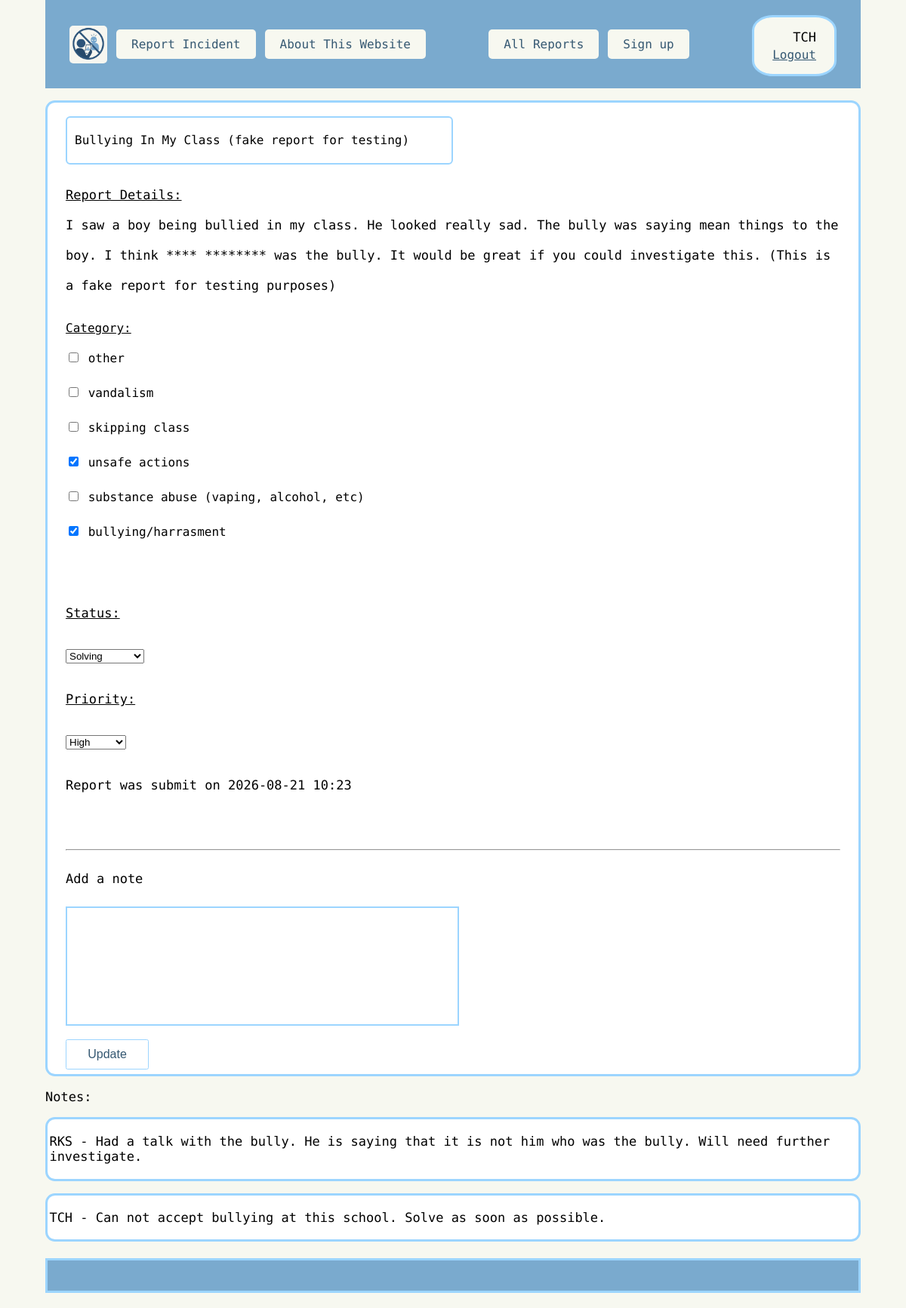
The app's page /edit/1 (signed in) with its own data.
### routes.py (models this page shows, shortened)
class User(UserMixin, db.Model):
    __tablename__ = "User"
    user_id = db.Column(db.Integer, primary_key=True)
    user_name = db.Column(db.String, nullable=False, unique=True)
    password = db.Column(db.String, nullable=False )
    teacher_code = db.Column(db.String, nullable=False, unique=True)
    admin = db.Column(db.Integer, nullable=False, default=0)

class Reports(db.Model):
    __tablename__ = "Reports"
    report_id = db.Column(db.Integer, primary_key=True)
    report_title = db.Column(db.String, nullable=False)
    report_detail = db.Column(db.String, nullable=False)
    report_time = db.Column(db.String, nullable=False)
    status_id = db.Column(db.Integer, db.ForeignKey("Status.status_id"), nullable=True)
    status = db.relationship("Status", backref="reports")
    priority_id = db.Column(db.Integer, db.ForeignKey("Priority.priority_id"), nullable=True)
    priority = db.relationship("Priority", backref="reports")
    types = db.relationship("Type", secondary=Report_Type, backref="reports")

class Type(db.Model):
    __tablename__ = "Type"
    type_id = db.Column(db.Integer, primary_key=True)
    type = db.Column(db.String, nullable=False)

class Notes(db.Model):
    __tablename__ = "Notes"
    note_id = db.Column(db.Integer, primary_key=True)
    note = db.Column(db.String, nullable=False)
    report_id = db.Column(
        db.Integer, db.ForeignKey("Reports.report_id"), nullable=False
    )
    report = db.relationship("Reports", backref="notes")
    user_id = db.Column(
        db.Integer, db.ForeignKey("User.user_id"), nullable=False
    )
    user = db.relationship("User", backref="notes")

### routes.py (the view, shortened to what this page needs)
@app.route("/edit/<int:report_id>", methods=["GET", "POST"])
@login_required # only be accessed if the user is logged in
def edit(report_id):
    form = EditForm()
    report_to_update = Reports.query.get_or_404(report_id)
    form.type.choices = [(str(rt.type_id), rt.type) for rt in Type.query.all()]
    form.status.choices = [(str(s.status_id), s.status) for s in Status.query.all()]
    form.priority.choices = [(str(p.priority_id), p.priority) for p in Priority.query.all()]
    if request.method == "GET":
        form.title.data = report_to_update.report_title
        form.note.data = "" # note is blank, want a new form to be written each time.
        form.status.data = str(report_to_update.status_id)
        form.priority.data = str(report_to_update.priority_id)
        form.type.data = [str(t.type_id) for t in report_to_update.types]
    return render_template(
        "edit_report.html",
        form=form,
        report_to_update=report_to_update,
    )

### routes.py
class EditForm(FlaskForm):
    title = StringField("title", validators=[
        DataRequired(message="A title is required"),
        Length(
            min=5, max=50, message="The title must be between 5 and 50 characters"
            ),
    ])
    status = SelectField("status", choices=[])
    type = MultiCheckboxField("type",
        choices=[],
        validators=[
            DataRequired(message="Please select a category"),
        ],
        )
    priority = SelectField("priority", choices=[])
    note = TextAreaField("note", validators=[
        Length(max=500, message="Your note is too long.")
    ])
    update = SubmitField("Update")

### routes.py (called while the page is built)
@login_manager.user_loader
def load_user(user_id): # look for user based on user_id
    return User.query.get(user_id)

### templates/edit_report.html (shortened to what this page needs)
{%extends "layout.html"%}
{%block content%}
<div class="words">
    <form method="POST" novalidate>
            {{ form.title(class_="form-control title-field") }}
        <p>
            <u>Report Details:</u><br>
            {{report_to_update.report_detail}}
        </p>
        <ul>
            <u>Category:</u><br>
            {% for subfield in form.type %}
                <li>{{ subfield() }} {{ subfield.label }}</li>
            {% endfor %}
        </ul>
        <br>
        <p><u>Status:</u></p>
        {{ form.status(class_="form-control") }}
        <br>
        <p><u>Priority:</u></p>
        {{ form.priority(class_="form-control") }}
        <br>
        <p>Report was submit on {{ report_to_update.report_time }}</p>
        <br>
        <hr>
        <p>Add a note</p>
        {{ form.note(class_="form-control note-textarea") }}
        <br>
        {{ form.update(class_="form_button") }}
</form>
</div>
    <p>Notes: </p>
    {% if report_to_update.notes %}
            {% for note in report_to_update.notes|reverse %}
            <div class="notes">
                <p>{{ note.user.teacher_code}} - {{ note.note }}</p>
            </div>
            {% endfor %}
    {% else %}
        <p>No notes yet.</p>
    {% endif %}
{% endblock%}

### templates/header.html
<nav>
    <div class="nav-left">
        <a href="http://127.0.0.1:5000/" class="link"><img class="logo" src="/static/images/Logo.png" alt="Logo" ></a>
        <a href="http://127.0.0.1:5000/" class="h_link">Report Incident</a>
        <a href="http://127.0.0.1:5000/about" class="h_link">About This Website</a>
    </div>
    {% if current_user.is_authenticated %}
        <div class="nav-right">
            <a href="http://127.0.0.1:5000/view" class="h_link">All Reports</a>
            {% if current_user.admin == 1 %}
            <a href="http://127.0.0.1:5000/signup" class="h_link">Sign up</a>
            {% endif %}
        </div>
        <div class="user_info">
            <p>{{ current_user.teacher_code }}</p>
            <a href="{{ url_for('logout') }}" class="link" >Logout</a>
        </div>
    {% elif  not current_user.is_authenticated %}
        <a href="{{ url_for('login') }}" class="h_link">teacher login</a>
    {% endif %}
</nav>

### static/style.css (style rules this page uses)
html, body { font-family: "Victor Mono", monospace; margin-top: 0px; margin-bottom: 0px; }
a { color: #355872; }
p { font-size: 17px; }
form input, form textarea { margin-bottom: 3px; }
.words { display: grid; align-items: center; gap: 1rem; border: 3px solid #9CD5FF; background-color: white; border-radius: 0.8rem; margin-top: 1rem; margin-bottom: 1rem; padding: 0.15rem 1.5rem; overflow-wrap: break-word; line-height:2.5rem; }
.logo { width: auto; height: 50px; vertical-align: middle; border-radius: 5px; }
header nav { display: flex; align-items: center; justify-content: space-between; gap: 1rem; flex-wrap: wrap; }
.nav-right { display: flex; align-items: center; gap: 0.75rem; flex-wrap: wrap; }
.nav-left { display: flex; align-items: center; gap: 0.75rem; flex-wrap: wrap; }
.h_link { background-color: #F7F8F0; padding: 10px 20px; border-radius: 5px; text-decoration: none; color: #355872; }
.user_info { display: flex; flex-direction: column; align-items: flex-end; gap: 0.25rem; margin-top: 0.25rem; border: 3px solid #9CD5FF; padding: 1rem 1.5rem; background-color: #F7F8F0; border-radius: 25%; }
.user_info p { margin: 0; }
body { background-color: #F7F8F0; margin-left: 5%; margin-right: 5%; }
.notes { display: flex; align-items: center; justify-content: space-between; gap: 1rem; min-width: 0; border: 3px solid #9CD5FF; padding: 0.15rem; background-color: white; border-radius: 0.8rem; margin-bottom: 1rem; }
.notes p { min-width: 0; overflow-wrap: anywhere; word-break: break-word; }
.note-textarea { border: 2px solid #9CD5FF; font: inherit; width: 100%; max-width: 50%; height: 150px; resize: none; }
.title-field { max-width: 50%; margin-top:1rem; border: 2px solid #9CD5FF; border-radius: 6px; box-sizing: border-box; font: inherit; padding: 10px; width: 100%; }
form ul { list-style: none; padding: 0; margin: 10px 0; }
form li { margin-bottom: 6px; }
.form_button { background-color: white; padding: 10px 18px; border-radius: 2.5px; text-decoration: none; color: #355872; border: 1px solid #9CD5FF; font-size: 1rem; min-width: 110px; }

### records on screen
User: teacher_code "TCH"
Reports: report_detail "I saw a boy being bullied in my class. He looked really sad. The bully was saying mean things to the boy. I think **** ******** was the bully. It would be great if you could investigate this. (This is a fake report for testing purposes)", report_time "2026-08-21 10:23"
Type: label "other"
Type: label "vandalism"
Type: label "skipping class"
Type: label "unsafe actions"
Type: label "substance abuse (vaping, alcohol, etc)"
Type: label "bullying/harrasment"
Notes: user.teacher_code "RKS", note "Had a talk with the bully. He is saying that it is not him who was the bully. Will need further investigate."
Notes: user.teacher_code "TCH", note "Can not accept bullying at this school. Solve as soon as possible."
